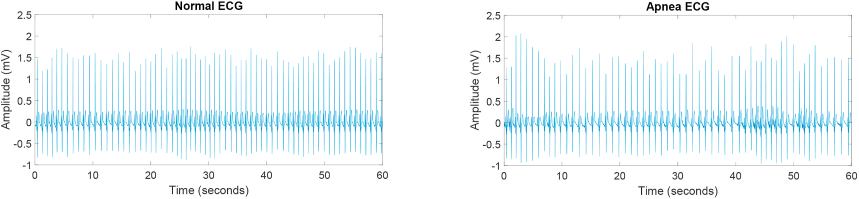
#> input picture Images/Apnea-Non-apnea-signal.png, 1717 x 397 px, given as the content of the folder ./Binary_Classification_Apnea/apnea/, which was not available (shown at 1/2 size)
$ jupyter execute --allow-errors EDA_after_transformation.ipynb   (shell and % lines are left out)   (older library calls are emulated)
#> lines starting #> are read from the running program, lines starting #| are printed output that depends on the picture; long printed decimals are rounded; pictures that were not available may be replaced by others from this repository, and a replacement may not be noted
[cell 1]
import os
import numpy as np
import matplotlib.pyplot as plt
from skimage import io, transform
from skimage.feature import graycomatrix, graycoprops
from sklearn.decomposition import PCA
from sklearn.manifold import TSNE
import random

def load_images(folder, target_size=(128, 180), num_images=None):
#> called with folder = './Binary_Classification_Apnea/apnea/', target_size = (128, 180), num_images = 5000
    all_image_files = [f for f in os.listdir(folder) if f.endswith((".png", ".jpg", ".jpeg"))]

    if num_images is not None:
        num_images = min(num_images, len(all_image_files))
        selected_files = random.sample(all_image_files, num_images)
    else:
        selected_files = all_image_files

    images = []
    for filename in selected_files:
        img_path = os.path.join(folder, filename)
        try:
            img = io.imread(img_path, as_gray=True)
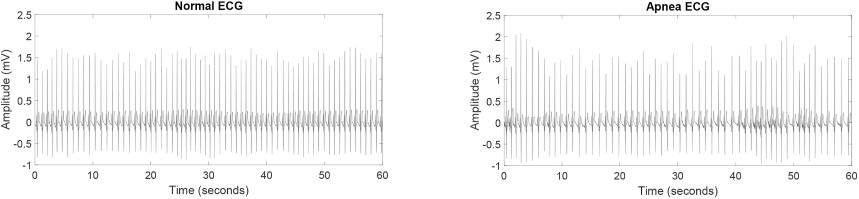
#> img: shape (397, 1717) float64 (shown at 1/2 size); min 0, max 1, mean 0.963
            img = transform.resize(img, target_size, anti_aliasing=True)
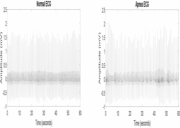
#> img: shape (128, 180) float64; min 0.351, max 1, mean 0.963
#| Number of Apnea images: 1
#| Number of Non-Apnea images: 1
            images.append(img)
        except Exception as e:
            print(f"Error loading image {filename}: {str(e)}")

    return np.array(images)


def plot_sample_images(apnea_images, non_apnea_images, num_samples=5):
#> called with apnea_images = array of shape (1, 128, 180), non_apnea_images = array of shape (1, 128, 180), num_samples = 5
    fig, axes = plt.subplots(2, num_samples, figsize=(20, 8))
    for i in range(num_samples):
        if i < len(apnea_images):
            axes[0, i].imshow(apnea_images[i], cmap="gray")
            axes[0, i].set_title(f"Apnea {i+1}")
            axes[0, i].axis("off")

        if i < len(non_apnea_images):
            axes[1, i].imshow(non_apnea_images[i], cmap="gray")
            axes[1, i].set_title(f"Non-Apnea {i+1}")
            axes[1, i].axis("off")
    plt.tight_layout()
    plt.show()
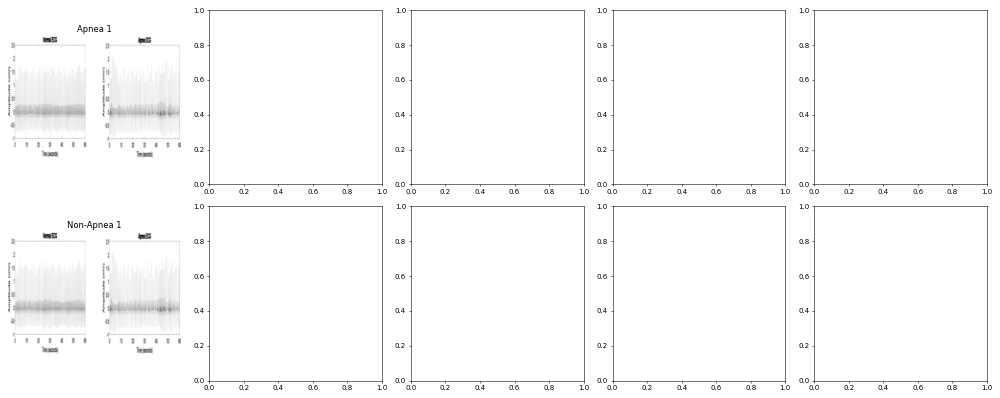
#> figure drawn by matplotlib, 2 panels


def plot_average_images(apnea_images, non_apnea_images):
    avg_apnea = np.mean(apnea_images, axis=0)
    avg_non_apnea = np.mean(non_apnea_images, axis=0)

    fig, (ax1, ax2) = plt.subplots(1, 2, figsize=(12, 6))
    ax1.imshow(avg_apnea, cmap="gray")
    ax1.set_title("Average Apnea Spectrogram")
    ax1.axis("off")

    ax2.imshow(avg_non_apnea, cmap="gray")
    ax2.set_title("Average Non-Apnea Spectrogram")
    ax2.axis("off")

    plt.tight_layout()
    plt.show()
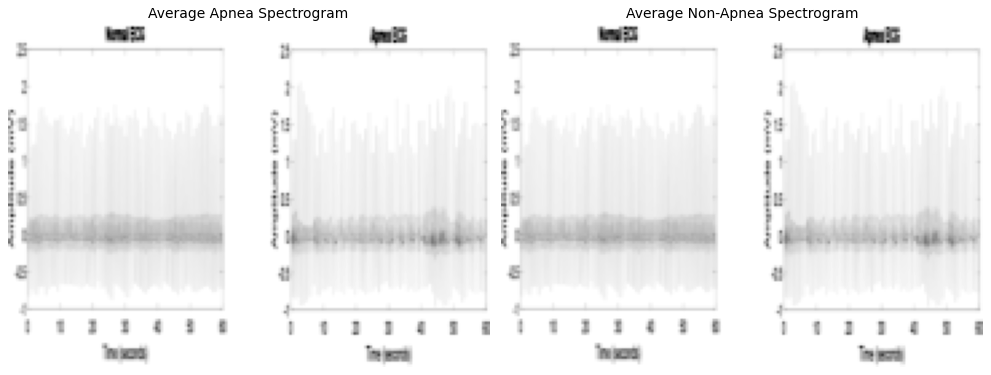
#> figure drawn by matplotlib, 2 panels


def plot_pixel_intensity_histograms(apnea_images, non_apnea_images):
    apnea_hist = np.histogram(apnea_images.flatten(), bins=256, range=(0, 1))[0]
#> apnea_hist = 256 values, max 10904 at index 255, min 0 at index 0, mean 90
    non_apnea_hist = np.histogram(non_apnea_images.flatten(), bins=256, range=(0, 1))[0]
#> non_apnea_hist has the same summary as apnea_hist

    plt.figure(figsize=(10, 6))
    plt.plot(apnea_hist, label="Apnea", alpha=0.7)
    plt.plot(non_apnea_hist, label="Non-Apnea", alpha=0.7)
    plt.title("Pixel Intensity Histograms")
    plt.xlabel("Pixel Intensity")
    plt.ylabel("Frequency")
    plt.legend()
    plt.show()
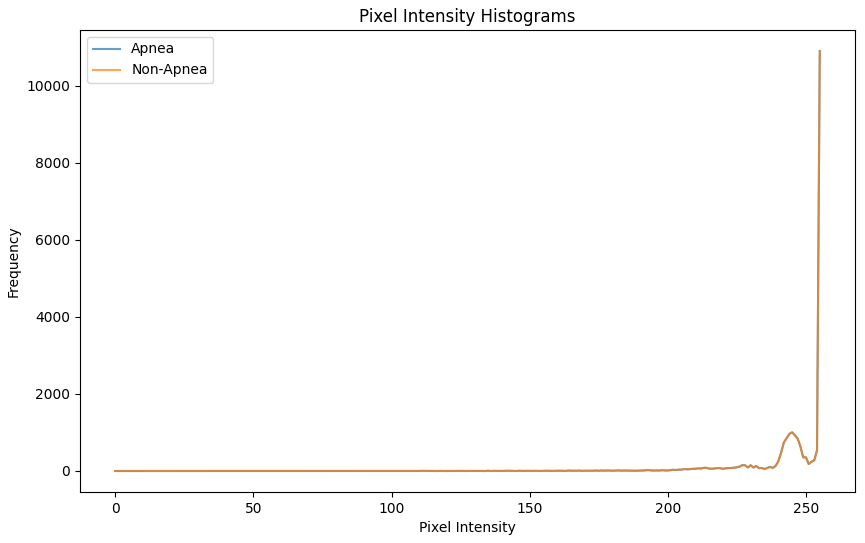
#> figure drawn by matplotlib, 1 panel; curve peaks at x = 255, y = 10904; curve peaks at x = 255, y = 10904
#| Shape of apnea_images: (1, 128, 180)
#| Shape of non_apnea_images: (1, 128, 180)
#| Data type of apnea_images: float64
#| Data type of non_apnea_images: float64
#| Min value in apnea_images: 0.3507
#| Max value in apnea_images: 1
#| Min value in non_apnea_images: 0.3507
#| Max value in non_apnea_images: 1


def extract_glcm_features(image):
    # Convert float image (0-1) to uint8 (0-255)
    image_uint8 = (image * 255).astype(np.uint8)

    distances = [1]
    angles = [0, np.pi/4, np.pi/2, 3*np.pi/4]

    glcm = graycomatrix(image_uint8, distances, angles, 256, symmetric=True, normed=True)

    contrast = graycoprops(glcm, 'contrast')[0, 0]
#> contrast = 89.07
    dissimilarity = graycoprops(glcm, 'dissimilarity')[0, 0]
#> dissimilarity = 3.21
    homogeneity = graycoprops(glcm, 'homogeneity')[0, 0]
#> homogeneity = 0.618
    energy = graycoprops(glcm, 'energy')[0, 0]
#> energy = 0.442
    correlation = graycoprops(glcm, 'correlation')[0, 0]
#> correlation = 0.826

    return [contrast, dissimilarity, homogeneity, energy, correlation]


def plot_glcm_features(apnea_images, non_apnea_images):
    # Diagnostic information
    print(f"Shape of apnea_images: {apnea_images.shape}")
    print(f"Shape of non_apnea_images: {non_apnea_images.shape}")
    print(f"Data type of apnea_images: {apnea_images.dtype}")
    print(f"Data type of non_apnea_images: {non_apnea_images.dtype}")
    print(f"Min value in apnea_images: {np.min(apnea_images)}")
    print(f"Max value in apnea_images: {np.max(apnea_images)}")
    print(f"Min value in non_apnea_images: {np.min(non_apnea_images)}")
    print(f"Max value in non_apnea_images: {np.max(non_apnea_images)}")

    # Check if images are already in integer format
    if np.issubdtype(apnea_images.dtype, np.integer) and np.issubdtype(non_apnea_images.dtype, np.integer):
        print("Images are already in integer format")
    else:
        print("Images are in float format")

    # Rest of the function remains the same
    apnea_features = np.array([extract_glcm_features(img) for img in apnea_images])
#> apnea_features = [[89.07, 3.21, 0.618, 0.442, 0.826]]
    non_apnea_features = np.array(
        [extract_glcm_features(img) for img in non_apnea_images]
    )
#> non_apnea_features = [[89.07, 3.21, 0.618, 0.442, 0.826]]

    feature_names = [
        "Contrast",
        "Dissimilarity",
        "Homogeneity",
        "Energy",
        "Correlation",
    ]

    fig, axes = plt.subplots(2, 3, figsize=(15, 10))
    axes = axes.flatten()

    for i, feature in enumerate(feature_names):
        axes[i].boxplot(
            [apnea_features[:, i], non_apnea_features[:, i]],
            labels=["Apnea", "Non-Apnea"],
        )
        axes[i].set_title(feature)

    plt.tight_layout()
    plt.show()
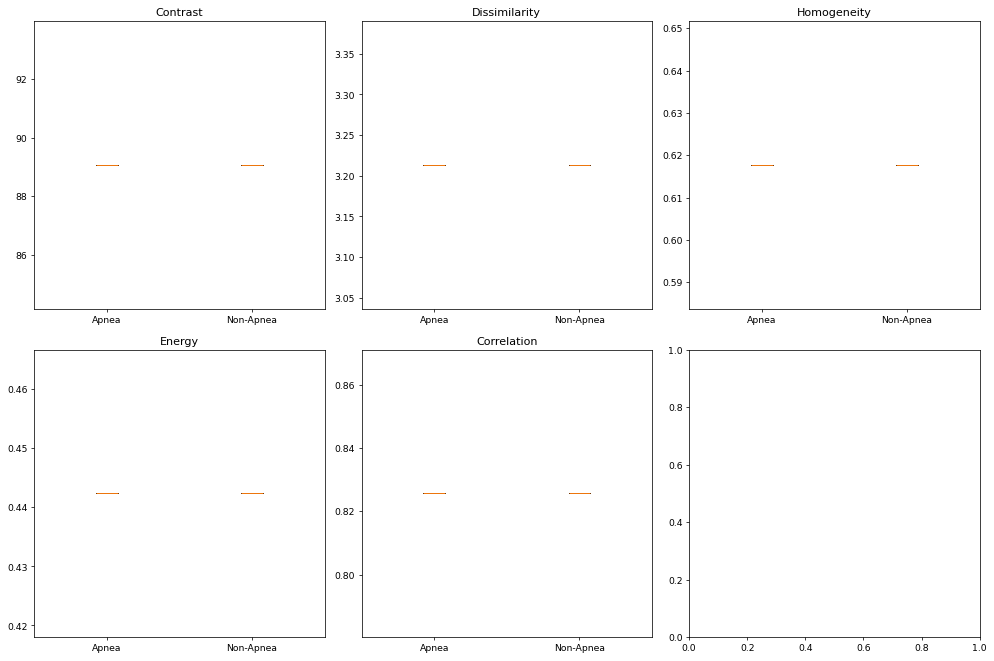
#> figure drawn by matplotlib, 5 panels

def dimensionality_reduction(apnea_images, non_apnea_images):
    X = np.vstack(
        (
            apnea_images.reshape(len(apnea_images), -1),
            non_apnea_images.reshape(len(non_apnea_images), -1),
        )
    )
    y = np.hstack((np.ones(len(apnea_images)), np.zeros(len(non_apnea_images))))
#> y = [1, 0]

    pca = PCA(n_components=3)
    X_pca = pca.fit_transform(X)

    tsne = TSNE(n_components=3, random_state=42)
    X_tsne = tsne.fit_transform(X)

    fig, (ax1, ax2) = plt.subplots(1, 2, figsize=(15, 6))

    ax1.scatter(X_pca[y == 1, 0], X_pca[y == 1, 1], c="r", label="Apnea", alpha=0.7)
    ax1.scatter(X_pca[y == 0, 0], X_pca[y == 0, 1], c="b", label="Non-Apnea", alpha=0.7)
    ax1.set_title("PCA")
    ax1.legend()

    ax2.scatter(X_tsne[y == 1, 0], X_tsne[y == 1, 1], c="r", label="Apnea", alpha=0.7)
    ax2.scatter(
        X_tsne[y == 0, 0], X_tsne[y == 0, 1], c="b", label="Non-Apnea", alpha=0.7
    )
    ax2.set_title("t-SNE")
    ax2.legend()

    plt.tight_layout()
    plt.show()

[cell 2]
# Main execution
apnea_folder = "./Binary_Classification_Apnea/apnea/"
non_apnea_folder = "./Binary_Classification_Apnea/non_apnea/"

apnea_images = load_images(apnea_folder,num_images=5000)
non_apnea_images = load_images(non_apnea_folder,num_images=5000)

print(f"Number of Apnea images: {len(apnea_images)}")
print(f"Number of Non-Apnea images: {len(non_apnea_images)}")

[cell 3]
plot_sample_images(apnea_images, non_apnea_images)

[cell 4]
plot_average_images(apnea_images, non_apnea_images)

[cell 5]
plot_pixel_intensity_histograms(apnea_images, non_apnea_images)

[cell 6]
plot_glcm_features(apnea_images, non_apnea_images)

#> (a cell that did not finish here is left out)

[cell 8]
import numpy as np
import pandas as pd
from skimage import measure
from scipy import stats
from tqdm import tqdm

def measure_image_metrics(image, label, index):
    return {
        'Label': label,
        'Image_Index': index,
        'Mean_Intensity': np.mean(image),
        'Std_Intensity': np.std(image),
        'Min_Intensity': np.min(image),
        'Max_Intensity': np.max(image),
        'Entropy': measure.shannon_entropy(image),
        'SNR': np.mean(image) / np.std(image) if np.std(image) != 0 else 0,
        'Contrast': np.max(image) - np.min(image),
        'Skewness': stats.skew(image.flatten()),
        'Kurtosis': stats.kurtosis(image.flatten()),
        '10th_Percentile': np.percentile(image, 10),
        '90th_Percentile': np.percentile(image, 90),
    }

def create_metrics_dataframe(apnea_images, non_apnea_images, batch_size=100):
#> called with apnea_images = array of shape (1, 128, 180), non_apnea_images = array of shape (1, 128, 180), batch_size = 100
    total_images = len(apnea_images) + len(non_apnea_images)
#> total_images = 2
    metrics = []

    with tqdm(total=total_images, desc="Processing Images") as pbar:
        for i in range(0, len(apnea_images), batch_size):
            batch = apnea_images[i:i+batch_size]
            metrics.extend([measure_image_metrics(img, 'Apnea', idx) for idx, img in enumerate(batch, start=i)])
            pbar.update(len(batch))
#> this loop made 1 pass
#> after the loop, metrics = 1 item

        for i in range(0, len(non_apnea_images), batch_size):
            batch = non_apnea_images[i:i+batch_size]
            metrics.extend([measure_image_metrics(img, 'Non-Apnea', idx) for idx, img in enumerate(batch, start=i)])
            pbar.update(len(batch))
#> after the loop, metrics = 2 items

    df = pd.DataFrame(metrics)
#> df = table of 2 rows and 13 columns
    return df

# Assuming apnea_images and non_apnea_images are already loaded
print("Starting metrics calculation...")
df_metrics = create_metrics_dataframe(apnea_images, non_apnea_images)
#> df_metrics = table of 2 rows and 13 columns

print("\nSummary statistics:")
print(df_metrics.groupby('Label').mean())
#> (printed output is left out)

print("\nSaving metrics to CSV...")
df_metrics.to_csv('image_metrics.csv', index=False)
print("Full metrics saved to 'image_metrics.csv'")

# Additional analysis
print("\nPerforming additional analysis...")
for column in df_metrics.columns:
    if column not in ['Label', 'Image_Index']:
        t_stat, p_value = stats.ttest_ind(
            df_metrics[df_metrics['Label'] == 'Apnea'][column],
            df_metrics[df_metrics['Label'] == 'Non-Apnea'][column]
        )
        print(f"{column}: t-statistic = {t_stat:.4f}, p-value = {p_value:.4f}")
#> this loop made 13 passes
#> column on passes 1 to 12: 'Label', 'Image_Index', 'Mean_Intensity', 'Std_Intensity', 'Min_Intensity', 'Max_Intensity', 'Entropy', 'SNR', 'Contrast', 'Skewness', 'Kurtosis', '10th_Percentile'
#| Mean_Intensity: t-statistic = nan, p-value = nan
#| Std_Intensity: t-statistic = nan, p-value = nan
#| Min_Intensity: t-statistic = nan, p-value = nan
#| Max_Intensity: t-statistic = nan, p-value = nan
#| Entropy: t-statistic = nan, p-value = nan
#| SNR: t-statistic = nan, p-value = nan
#| Contrast: t-statistic = nan, p-value = nan
#| Skewness: t-statistic = nan, p-value = nan
#> (further printed lines are left out)

[cell 9]
df_metrics
#> Out = table of 2 rows and 13 columns

$ run again, on Images/Curve+conf.drawio.png
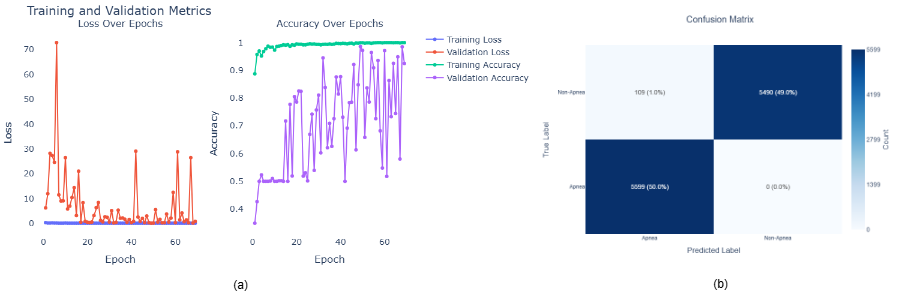
#> input picture Images/Curve+conf.drawio.png, 900 x 300 px, given as the content of the folder ./Binary_Classification_Apnea/apnea/, which was not available
#| Number of Apnea images: 1
#| Number of Non-Apnea images: 1
#> in plot_average_images, `plt.show()`:
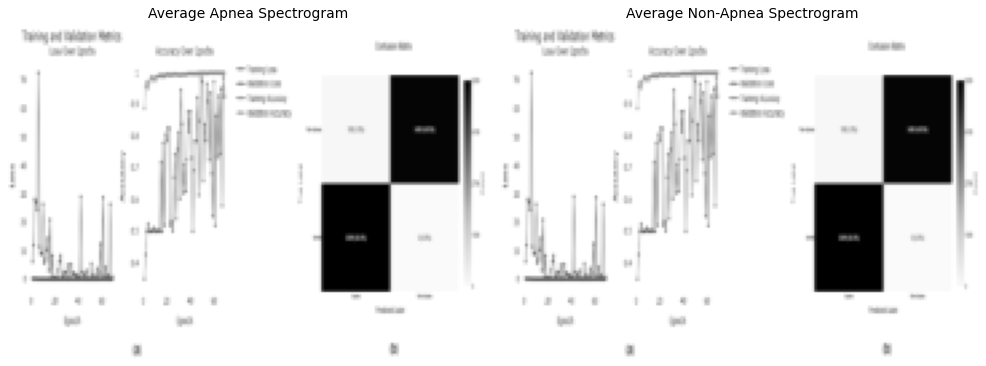
#> figure drawn by matplotlib, 2 panels
#> apnea_hist = 256 values, max 14957 at index 255, min 0 at index 0, mean 90
#> non_apnea_hist has the same summary as apnea_hist
#> in plot_pixel_intensity_histograms, `plt.show()`:
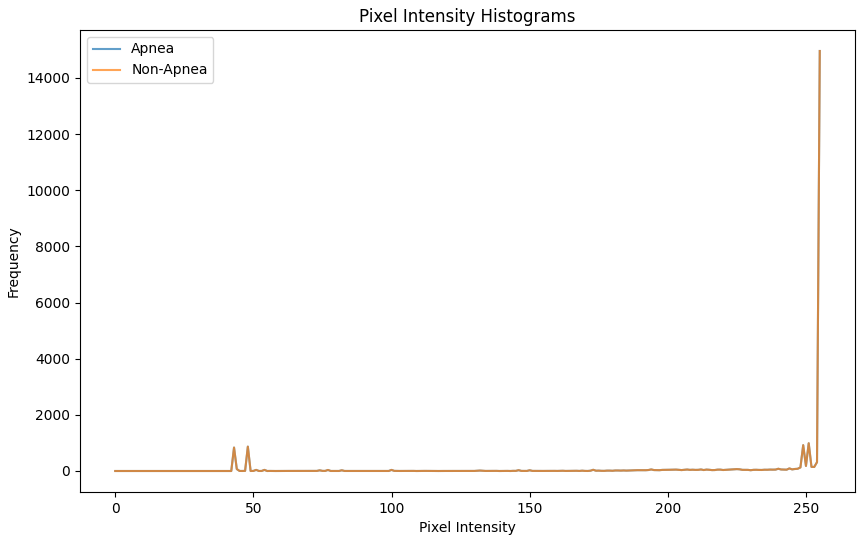
#> figure drawn by matplotlib, 1 panel; curve peaks at x = 255, y = 14957; curve peaks at x = 255, y = 14957
#| Shape of apnea_images: (1, 128, 180)
#| Shape of non_apnea_images: (1, 128, 180)
#| Data type of apnea_images: float64
#| Data type of non_apnea_images: float64
#| Min value in apnea_images: 0.1716
#| Max value in apnea_images: 1
#| Min value in non_apnea_images: 0.1716
#| Max value in non_apnea_images: 1
#> contrast = 335.7
#> dissimilarity = 5.54
#> homogeneity = 0.796
#> energy = 0.624
#> correlation = 0.953
#> apnea_features = [[335.7, 5.54, 0.796, 0.624, 0.953]]
#> y = [1, 0]
#> total_images = 2
#> the loop in create_metrics_dataframe, `for i in range(0, len(apnea_images), batch_size):` made 1 pass
#> after the loop in create_metrics_dataframe, `for i in range(0, len(apnea_images), batch_size):`: metrics = 1 item
#> the loop in create_metrics_dataframe, `for i in range(0, len(non_apnea_images), batch_size):` made 1 pass
#> after the loop in create_metrics_dataframe, `for i in range(0, len(non_apnea_images), batch_size):`: metrics = 2 items
#> df = table of 2 rows and 13 columns
#> (printed output is left out)
#> the loop `for column in df_metrics.columns:` made 13 passes
#> column on passes 1 to 8: 'Label', 'Image_Index', 'Mean_Intensity', 'Std_Intensity', 'Min_Intensity', 'Max_Intensity', 'Entropy', 'SNR'
#> (printed output is left out)
